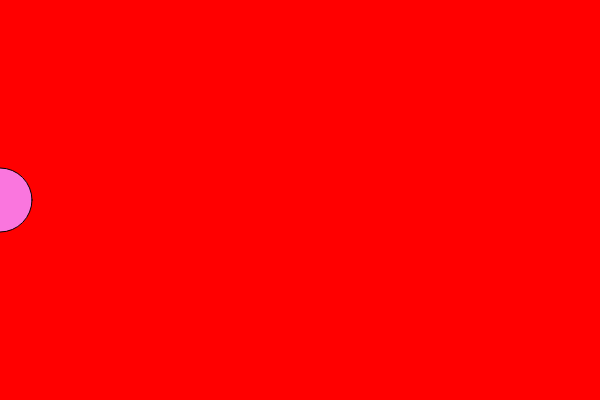
Frame 1 (no input)
Frame 60 (no input): identical to frame 1, image omitted
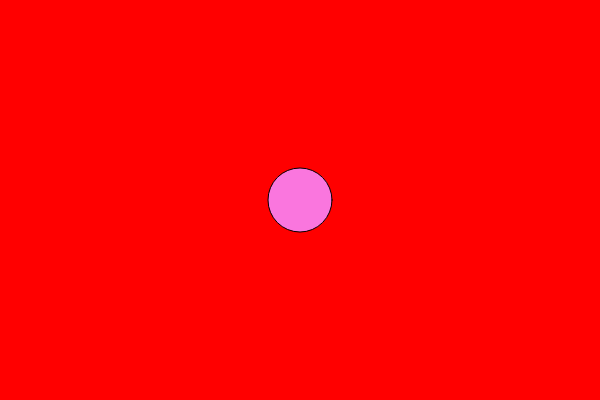
Frame 120 (the mouse pressed at the canvas centre since frame 60)

The p5.js sketch that drew these frames (run headless with seeded random() and noise() and a simulated clock; from frame 60 on, the mouse is pressed at the canvas centre):

// p5.js sketch
// ── sketch.js
var r = 0;
var b = 255;

function setup() {
    createCanvas(600, 400);
}

function draw() {
    r = map(mouseX, 600, 400, 0, 255);
    b = map(mouseX, 600, 400, 255, 0);
    background(r, 0, b);
    fill(250, 118, 222);
    ellipse(mouseX, 200, 64, 64);
}
